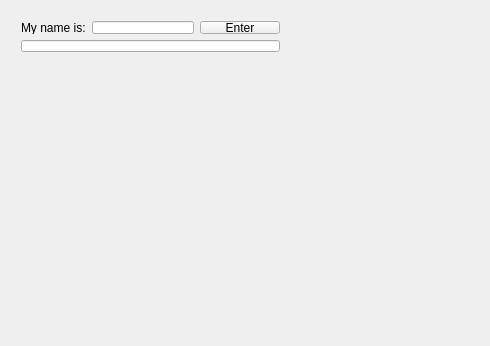
<?xml version="1.0" encoding="UTF-8"?>
<ui version="4.0">
 <class>Widget</class>
 <widget class="QWidget" name="Widget">
  <property name="geometry">
   <rect>
    <x>0</x>
    <y>0</y>
    <width>490</width>
    <height>346</height>
   </rect>
  </property>
  <property name="windowTitle">
   <string>Widget</string>
  </property>
  <widget class="QWidget" name="layoutWidget">
   <property name="geometry">
    <rect>
     <x>10</x>
     <y>10</y>
     <width>281</width>
     <height>53</height>
    </rect>
   </property>
   <layout class="QVBoxLayout" name="verticalLayout">
    <item>
     <layout class="QHBoxLayout" name="horizontalLayout">
      <item>
       <widget class="QLabel" name="label">
        <property name="text">
         <string>My name is:</string>
        </property>
       </widget>
      </item>
      <item>
       <widget class="QLineEdit" name="EnterName"/>
      </item>
      <item>
       <widget class="QPushButton" name="EnterButton">
        <property name="text">
         <string>Enter</string>
        </property>
        <property name="default">
         <bool>false</bool>
        </property>
        <property name="flat">
         <bool>false</bool>
        </property>
       </widget>
      </item>
     </layout>
    </item>
    <item>
     <widget class="QLineEdit" name="lineEdit">
      <property name="enabled">
       <bool>true</bool>
      </property>
      <property name="focusPolicy">
       <enum>Qt::TabFocus</enum>
      </property>
      <property name="inputMethodHints">
       <set>Qt::ImhNone</set>
      </property>
      <property name="echoMode">
       <enum>QLineEdit::Normal</enum>
      </property>
      <property name="placeholderText">
       <string/>
      </property>
     </widget>
    </item>
   </layout>
  </widget>
 </widget>
 <layoutdefault spacing="6" margin="11"/>
 <resources/>
 <connections>
  <connection>
   <sender>EnterButton</sender>
   <signal>clicked()</signal>
   <receiver>Widget</receiver>
   <slot>show()</slot>
   <hints>
    <hint type="sourcelabel">
     <x>353</x>
     <y>99</y>
    </hint>
    <hint type="destinationlabel">
     <x>199</x>
     <y>149</y>
    </hint>
   </hints>
  </connection>
 </connections>
</ui>
